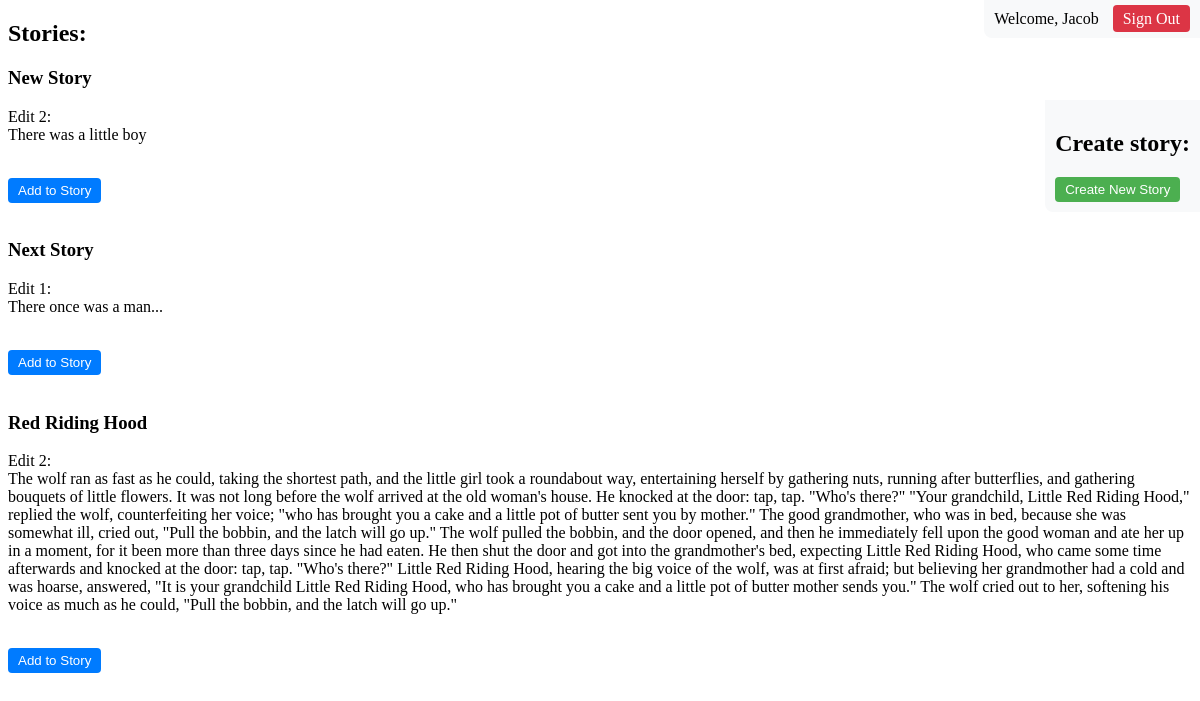
The page / (signed in) on the database its author committed.
### tables this page shows
CREATE TABLE users (
                user_id INTEGER PRIMARY KEY AUTOINCREMENT,
                username TEXT NOT NULL UNIQUE,
                password_hash TEXT NOT NULL
            );

CREATE TABLE story_edits (
            edit_id INTEGER PRIMARY KEY AUTOINCREMENT,
            user_id INTEGER NOT NULL,
            story_id INTEGER NOT NULL,
            edit TEXT NOT NULL
        );

### __init__.py (the view)
@app.route('/')
def home():
    content = display_stories()
    if 'username' in session:
        username = session['username']
        return render_template('home.html', content=content, username=username)
    return render_template('home.html', content=content)

### database.py (called while the page is built)
def get_db_connection():
    conn = sqlite3.connect(DB_PATH)
    conn.row_factory = sqlite3.Row  # So I can access dictionary items using their column name instead of indexing
    return conn

### templates/home.html (shortened to what this page needs)
<!DOCTYPE html>
<html>
  <head>
    <link rel="stylesheet" href="{{ url_for('static', filename='style.css') }}">
  </head>
  <body>
    {% if session['username'] %}
        <div class="welcome-container">
            Welcome, {{ session['username'] }}
            <a href="{{ url_for('logout') }}" class="signout-btn">Sign Out</a>
        </div>
    {% endif %}
    <div class="create-container">
        <h2> Create story:</h2>
        <div class="button-container">
            <a href="{{ url_for('create_new') }}" class="create-link"><button type="button" class="create-btn">Create New Story</button></a>
        </div>
    </div>
    <div class="main-content">
        <h2> Stories: </h2>
        {{ content | safe }}
    </div>
    <br><br>
  </body>
</html>

### static/style.css (style rules this page uses)
.button-container { display: flex; width: 100%; justify-content: space-between; gap: 10px; }
.welcome-container { position: fixed; top: 0; right: 0; background-color: #f8f9fa; padding: 10px; border-bottom-left-radius: 8px; z-index: 1000; }
.signout-btn { background-color: #dc3545; color: white; padding: 5px 10px; text-decoration: none; margin-left: 10px; border-radius: 4px; }
.create-container { position: fixed; top: 100px; right: 0; background-color: #f8f9fa; padding: 10px; border-bottom-left-radius: 8px; z-index: 999; }
.create-btn { background-color: #4CAF50; color: white; padding: 5px 10px; border-radius: 4px; border: none; cursor: pointer; }
.add-btn { background-color: #007bff; color: white; padding: 5px 10px; border-radius: 4px; border: none; cursor: pointer; }

### rows shown on the page
users: username "Jacob"
story_edits: edit "New Story Edit 2: There was a little boy Add to Story Next Story Edit 1: There once was a man... Add to Story Red Riding Hood Edit 2: The wolf ran as fast as he could, taking the shortest path, and the little girl took a roundabout way, entertaining herself by gathering nuts, running after butterflies, and gathering bouquets of little flowers. It was not long before the wolf arrived at the old woman's house. He knocked at the door: tap, tap. \"Who's there?\" \"Your grandchild, Little Red Riding Hood,\" replied the wolf, counterfeiting her voice; \"who has brought you a cake and a little pot of butter sent you by mother.\" The good grandmother, who was in bed, because she was somewhat ill, cried…"
